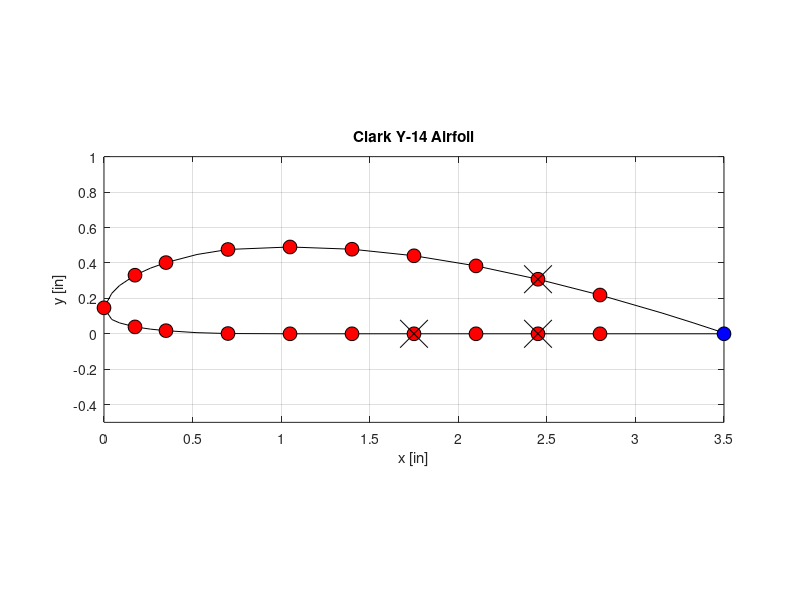

The MATLAB source for this figure:
% Set the Coordinates and plot the geometry of the Clark Y14 Airfoil
% profile with the pressure port locations

clear all, close all, clc

%% Set the Clark Y14 Profile
% The Airfoil coordinates in % Chord
x = [100, 95, 90, 80, 70, 60, 50, 40, 30, 20, 15, 10, 7.5, 5, 2.5, 1.25, 0 1.25, 2.5, 5, 7.5 10, 15, 20, 30, 40, 50, 60, 70, 80, 90, 95, 100];
y = [0, 0, 0, 0, 0, 0, 0, 0, 0, 0.04, 0.18, 0.5, 0.75, 1.11, 1.76, 2.31, 4.19, 6.52, 7.78, 9.45, 10.59, 11.48, 12.79, 13.6, 14, 13.64, 12.59, 10.95, 8.8, 6.25, 3.35, 1.78, 0.14];

c = 3.5; %Chord in Inches

% Scale the Profile for the chord length given
x_scaled = c*x/100;
y_scaled = c*y/100;

%% Set the Pressure Port Locations
% The Pressure Ports coordinates in % Chord
xpp = [0, 5, 10, 20, 30, 40, 50, 60, 70, 80, 80, 70, 60, 50, 40, 30, 20, 10, 5];
ypp = [4.19, 9.45, 11.48, 13.6, 14, 13.64, 12.58, 10.95, 8.8, 6.25, 0, 0, 0, 0, 0, 0, 0.04, 0.5, 1.11];

% Outline the pressure ports that are being skipped
xpp_skip = [70, 70, 50];
ypp_skip = [8.8, 0, 0];

% Scale the port locations for the chord length given
xpp_scaled = c*xpp/100;
ypp_scaled = c*ypp/100;
xpp_skipscaled = c*xpp_skip/100;
ypp_skipscaled = c*ypp_skip/100;

%% Plot the Airfoil Geometry

figure('Name','Clark Y-14 Airfoil Geometry','Position',[100, 100, 1000, 500])
plot(x_scaled, y_scaled, '-k')
hold all
plot(xpp_scaled, ypp_scaled, 'o','MarkerEdgeColor','k','MarkerFaceColor','r','MarkerSize',10);
plot(xpp_skipscaled,ypp_skipscaled,'x','MarkerEdgeColor','k','MarkerSize',20);
plot([3.5], [0], 'o','MarkerEdgeColor','k','MarkerFaceColor','b','MarkerSize',10);
axis equal
xlim([0 3.5]);
ylim([-0.5 1]);
grid on
xlabel('x [in]');
ylabel('y [in]');
title('Clark Y-14 Airfoil');

